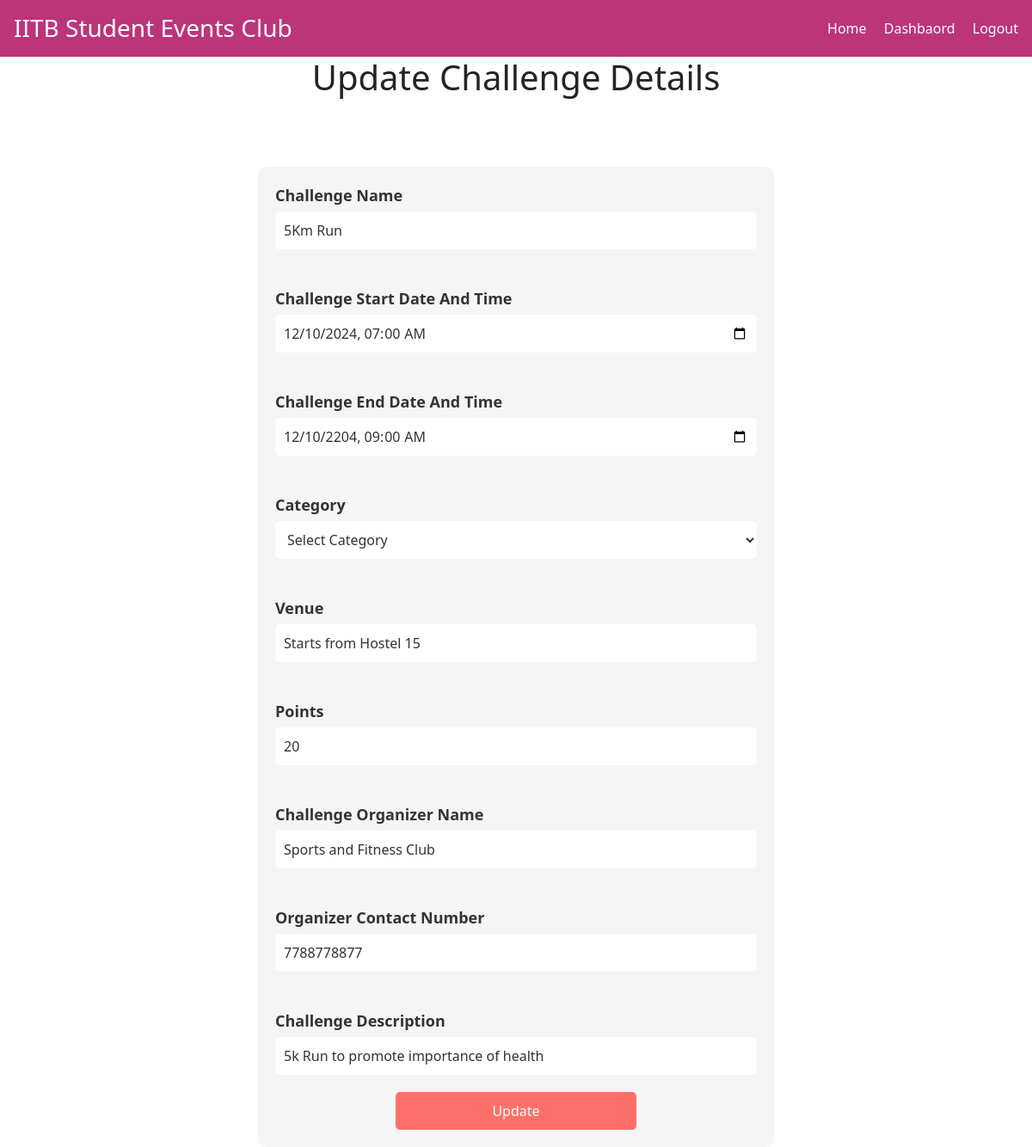
Page /updatech/1 (signed in) on the committed database.
### wellness/models.py (models this page shows)
class Challenge(db.Model):
    chid = db.Column(db.Integer, primary_key=True)
    chname = db.Column(db.String(100))
    chstart = db.Column(db.DateTime, default=datetime.now(timezone.utc))
    chend = db.Column(db.DateTime,  default=datetime.now(timezone.utc))
    chvenue = db.Column(db.String(100))
    chorganizer = db.Column(db.String(100))
    chdesc = db.Column(db.Text)
    chcontact = db.Column(db.String(20))
    chcategory = db.Column(db.String(100))
    chpoints = db.Column(db.Integer)

### wellness/main.py (the view, shortened to what this page needs)
@main.route("/updatech/<int:chid>", methods=['GET', 'POST'])
@login_required
def update_ch(chid):
    ch = Challenge.query.get_or_404(chid)
    print(ch.chid, ch.chname, ch.chdesc)
    print("hello")
    return render_template("updatechallenge.html", challenge=ch)

### wellness/__init__.py (called while the page is built)
def create_app():
    app = Flask(__name__)
    app.config['DEBUG'] = True
    app.config['SECRET_KEY'] = "secret-key"
    app.config["SQLALCHEMY_DATABASE_URI"] = "sqlite:///db.sqlite"
    db.init_app(app)
    login_manager = LoginManager()
    login_manager.login_view = "auth.login"
    login_manager.init_app(app)
    from wellness.models import User
    @login_manager.user_loader
    def load_user(id):
        return User.query.get(id)
    from .main import main as main_blueprint
    app.register_blueprint(main_blueprint)
    from .auth import auth as auth_blueprint
    app.register_blueprint(auth_blueprint)
    return app

### wellness/templates/updatechallenge.html (shortened to what this page needs)
<!DOCTYPE html>
<html xmlns:th="http://www.thymeleaf.org">
<head>
<link href="https://cdn.jsdelivr.net/npm/bootstrap@5.0.2/dist/css/bootstrap.min.css" rel="stylesheet">
</head>
<body>
	<div class="navbar">
		<h3>IITB Student Events Club</h3>
		<div>
			<a href="/adminhome">Home</a>
			<a href="/dashboard">Dashbaord</a>
			<a href="/logout">Logout</a>
		</div>
	  </div>
		<h1>Update Challenge Details</h1>
		<br><br><br>
		<form class = "colorful-form" id = "newchallenge" action="{{ url_for('main.update_ch', chid=challenge.chid) }}" method="post">
			  <div class="form-group">
			    <label for="exampleInputName" class="form-label">Challenge Name</label>
			    <input type="text" name="chname" class="form-input" value="{{ challenge.chname }}" id="exampleInputEmail1" >
			  </div>
			  <br>
			  <div class="form-group">
			    <label for="exampleInputStart" class="form-label">Challenge Start Date And Time</label>
			    <input type="datetime-local" name="chstart" class="form-input" value="{{ challenge.chstart }}" id="exampleInputStart" aria-describedby="emailHelp">
			  </div>
			  <br>
			  <div class="form-group">
			    <label for="exampleInputEnd" class="form-label">Challenge End Date And Time</label>
			    <input type="datetime-local" name="chend" class="form-input" value="{{ challenge.chend }}" id="exampleInputEnd" aria-describedby="emailHelp">
			  </div>
			  <br>
              <div class="form-group">
				<label for="exampleInputCategory" class="form-label">Category</label>
				<select name="chcategory" class="form-input" id="exampleInputCategory" required>
				  <option value="" disabled selected>Select Category</option>
				</select>
			  </div>
              <br>
			  <div class="form-group">
			    <label for="exampleInputVenue" class="form-label">Venue</label>
			    <input type="text" name="chvenue" class="form-input" value="{{ challenge.chvenue }}" id="exampleInputVenue" >
			  </div>
              <br>
              <div class="form-group">
			    <label for="exampleInputVenue" class="form-label">Points</label>
			    <input type="number" name="chpoints" class="form-input" value="{{ challenge.chpoints }}" id="exampleInputVenue" >
			  </div>
			  <br>
			  <div class="form-group">
			    <label for="exampleInputOrganizer" class="form-label">Challenge Organizer Name</label>
			    <input type="text" name="chorganizer" class="form-input" value="{{ challenge.chorganizer }}" id="exampleInputOrganizer" >
			  </div>
			  <br>
			  <div class="form-group">
			    <label for="exampleInputContact" class="form-label">Organizer Contact Number</label>
			    <input type="number" name="chcontact" class="form-input" value="{{ challenge.chcontact }}" id="exampleInputContact">
			  </div>
			  <br>
			  <div class="form-group">
			    <label for="exampleInputDesc" class="form-label">Challenge Description</label>
			    <input type="text" name="chdesc" class="form-input" value="{{ challenge.chdesc }}" id="exampleInputDesc" >
			  </div>
			  <button type="submit" class="form-button">Update</button>
		</form>
</body>
</html>

### wellness/templates/updatechallenge.html (style rules this page uses)
.colorful-form { width:50%; margin: auto; padding: 20px; background-color: #f5f5f5; border-radius: 10px; }
.form-group { margin-bottom: 20px; }
.form-label { display: block; font-weight: bold; margin-bottom: 5px; color: #333; font-size:large }
.form-input { width: 100%; padding: 10px; border: none; background-color: #fff; color: #333; border-radius: 5px; }
.form-button { display: block; width: 50%; margin:auto; padding: 10px; background-color: #ff6f69; color: #fff; border: none; border-radius: 5px; cursor: pointer; transition: background-color 0.3s ease; }
h1 { text-align:center; }
.navbar { background-color: rgb(188, 52, 122); color: white; padding: 1rem; display: flex; justify-content: space-between; align-items: center; }
.navbar h3 { margin: 0; }
.navbar a { color: white; text-decoration: none; margin-left: 1rem; }

### rows in the picture
Challenge: chname "5Km Run", chstart "12/10/2024 07:00", chend "12/10/2204 09:00", chvenue "Starts from Hostel 15", chpoints "20", chorganizer "Sports and Fitness Club", chcontact "7788778877", chdesc "5k Run to promote importance of health"
